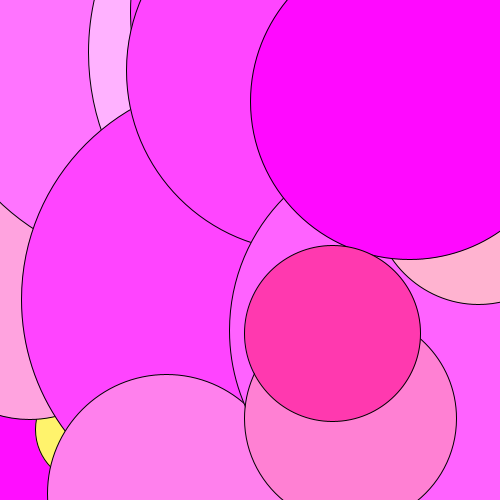
Frame 1 (no input)
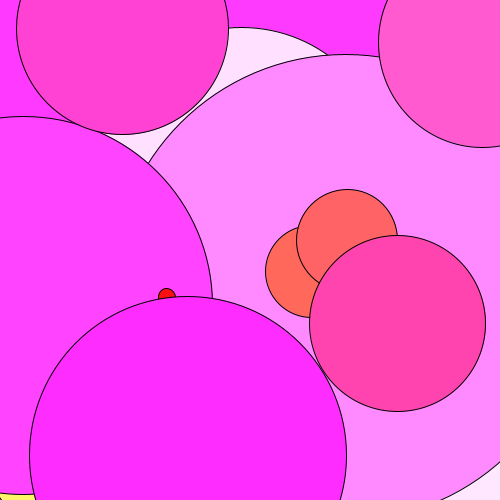
Frame 60 (the mouse pressed at the canvas centre just before this capture)
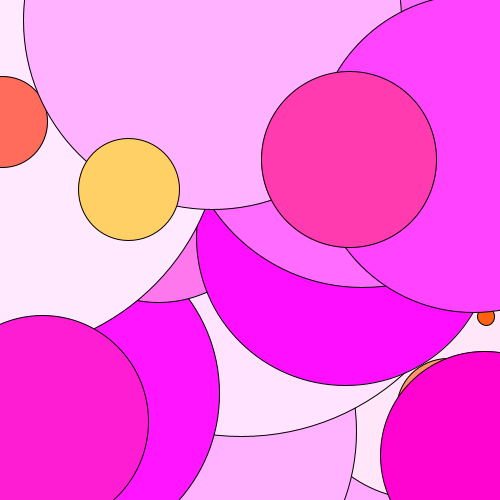
Frame 120 (the mouse held since frame 60 and released just before this capture)

The Processing sketch that drew these frames (run headless with seeded random() and noise(); from frame 60 on, the mouse is pressed at the canvas centre):

// Processing sketch: ArielleRay_looped_array
// ── ArielleRay_looped_array.pde
float[] o;

void setup() {
  size(500, 500);
  o = new float [width];
  for (int i = 0; i<o.length; i++) {
    o[i] = random(0, height);
  }
}
void draw() {
  for (int i = 0; i<o.length; i++) {
    fill(random(255, 20), random(0, 255), o[i]);
    ellipse(random(-50,width), random(-50,width), o[i], o[i]);
  }
}
